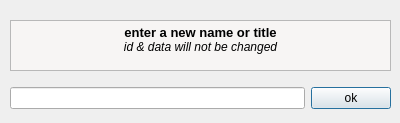
<?xml version="1.0" encoding="UTF-8"?>
<ui version="4.0">
 <class>Edit_Name</class>
 <widget class="QDialog" name="Edit_Name">
  <property name="geometry">
   <rect>
    <x>0</x>
    <y>0</y>
    <width>400</width>
    <height>123</height>
   </rect>
  </property>
  <property name="windowTitle">
   <string>Dialog</string>
  </property>
  <widget class="QWidget" name="">
   <property name="geometry">
    <rect>
     <x>10</x>
     <y>10</y>
     <width>381</width>
     <height>111</height>
    </rect>
   </property>
   <layout class="QVBoxLayout" name="verticalLayout">
    <item>
     <widget class="QTextBrowser" name="textBrowser_2">
      <property name="maximumSize">
       <size>
        <width>16777215</width>
        <height>51</height>
       </size>
      </property>
      <property name="palette">
       <palette>
        <active>
         <colorrole role="Base">
          <brush brushstyle="SolidPattern">
           <color alpha="255">
            <red>247</red>
            <green>245</green>
            <blue>244</blue>
           </color>
          </brush>
         </colorrole>
        </active>
        <inactive>
         <colorrole role="Base">
          <brush brushstyle="SolidPattern">
           <color alpha="255">
            <red>247</red>
            <green>245</green>
            <blue>244</blue>
           </color>
          </brush>
         </colorrole>
        </inactive>
        <disabled>
         <colorrole role="Base">
          <brush brushstyle="SolidPattern">
           <color alpha="255">
            <red>239</red>
            <green>235</green>
            <blue>231</blue>
           </color>
          </brush>
         </colorrole>
        </disabled>
       </palette>
      </property>
      <property name="autoFillBackground">
       <bool>false</bool>
      </property>
      <property name="html">
       <string>&lt;!DOCTYPE HTML PUBLIC &quot;-//W3C//DTD HTML 4.0//EN&quot; &quot;http://www.w3.org/TR/REC-html40/strict.dtd&quot;&gt;
&lt;html&gt;&lt;head&gt;&lt;meta name=&quot;qrichtext&quot; content=&quot;1&quot; /&gt;&lt;style type=&quot;text/css&quot;&gt;
p, li { white-space: pre-wrap; }
&lt;/style&gt;&lt;/head&gt;&lt;body style=&quot; font-family:'Sans Serif'; font-size:9pt; font-weight:400; font-style:normal;&quot;&gt;
&lt;p align=&quot;center&quot; style=&quot; margin-top:0px; margin-bottom:0px; margin-left:0px; margin-right:0px; -qt-block-indent:0; text-indent:0px;&quot;&gt;&lt;span style=&quot; font-size:10pt; font-weight:600;&quot;&gt;enter a new name or title&lt;/span&gt;&lt;/p&gt;
&lt;p align=&quot;center&quot; style=&quot; margin-top:0px; margin-bottom:0px; margin-left:0px; margin-right:0px; -qt-block-indent:0; text-indent:0px;&quot;&gt;&lt;span style=&quot; font-style:italic;&quot;&gt;id &amp;amp; data will not be changed&lt;/span&gt;&lt;/p&gt;&lt;/body&gt;&lt;/html&gt;</string>
      </property>
     </widget>
    </item>
    <item>
     <layout class="QHBoxLayout" name="horizontalLayout">
      <item>
       <widget class="QLineEdit" name="lineEdit"/>
      </item>
      <item>
       <widget class="QPushButton" name="pushButton">
        <property name="text">
         <string>ok</string>
        </property>
       </widget>
      </item>
     </layout>
    </item>
   </layout>
  </widget>
 </widget>
 <resources/>
 <connections/>
</ui>
